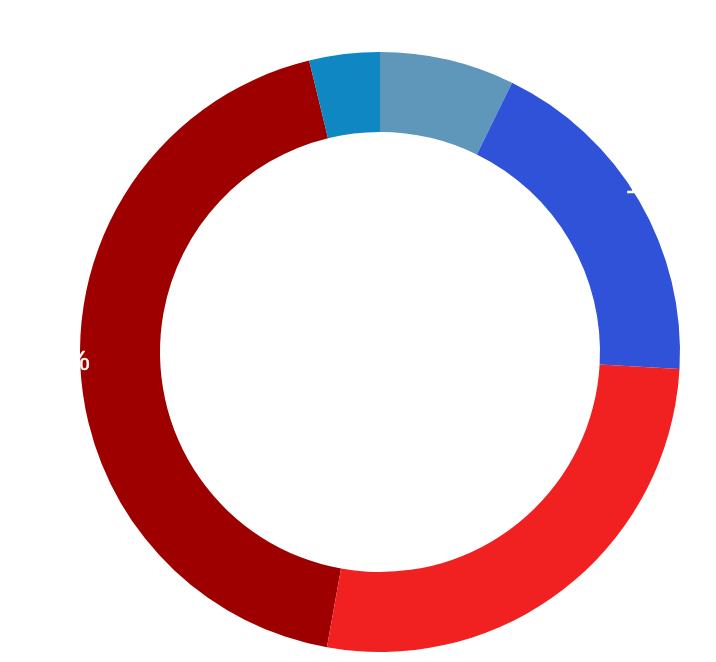

Write a Vega-Lite specification for this figure.
### Vega-Lite specification from a JSON file in a GitHub repository (floating-point values rounded to 4 significant figures)
{"$schema": "https://vega.github.io/schema/vega-lite/v5.json", "background": "transparent", "width": 300, "height": 300, "data": {"values": [{"Region": "Europe", "Value": 7353741}, {"Region": "Africa", "Value": 1230061}, {"Region": "Americas", "Value": 3160960}, {"Region": "Asia", "Value": 4566511}, {"Region": "Oceania", "Value": 643561}]}, "transform": [{"joinaggregate": [{"op": "sum", "field": "Value", "as": "Total"}]}, {"calculate": "datum.Value / datum.Total", "as": "Percent"}, {"calculate": "format(datum.Percent, '.1%')", "as": "PercentLabel"}], "layer": [{"mark": {"type": "arc", "innerRadius": 110, "stroke": null}, "encoding": {"theta": {"field": "Value", "type": "quantitative", "stack": true}, "order": {"field": "Region", "type": "nominal"}, "color": {"field": "Region", "type": "nominal", "scale": {"domain": ["Europe", "Africa", "Americas", "Asia", "Oceania"], "range": ["#9e0000", "#5e97ba", "#3052d9", "#f22121", "#0f87c2"]}, "legend": null}, "tooltip": [{"field": "Region", "type": "nominal"}, {"field": "Value", "type": "quantitative", "title": "Offences", "format": ",d"}, {"field": "Percent", "type": "quantitative", "title": "Share", "format": ".1%"}]}}, {"mark": {"type": "text", "baseline": "middle", "fill": "white", "fontSize": 14, "stroke": "white", "strokeWidth": 0.25}, "encoding": {"theta": {"field": "Value", "type": "quantitative", "stack": true}, "order": {"field": "Region", "type": "nominal"}, "radius": {"value": 165}, "text": {"field": "PercentLabel"}}}, {"mark": {"type": "text", "align": "center", "baseline": "middle", "fontSize": 16, "fill": "white", "lineBreak": "\n"}, "encoding": {"theta": {"value": 0}, "radius": {"value": 0}, "text": {"value": "Drug-related Offences by\nRegion, 2023"}}}], "config": {"view": {"stroke": null}}}
